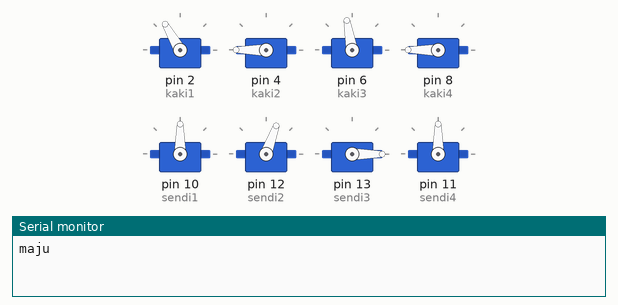
The sketch below on a simulated Arduino Uno, built with avr-gcc and run on an emulated ATmega328P. Parts: 8 × servo, the last lines printed to the serial monitor.

Above: at 3.05 s.
At 4.0 s:
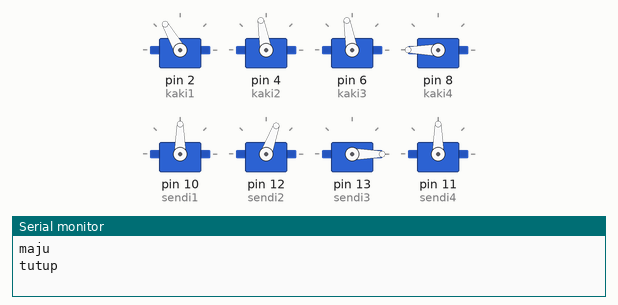
Timing chart, 0 to 6.0 s (numbered marks = the images above):
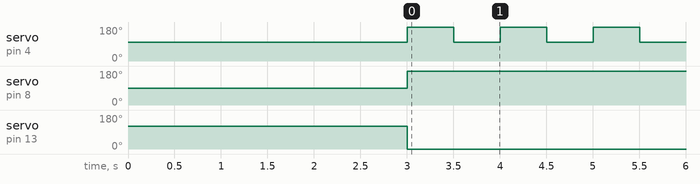

Measured:
- by itself, servo on pin 4 (kaki2): alternates 180° for 0.50 s and 100° for 0.50 s
- by itself, servo on pin 8 (kaki4): 90° → 180° at 3.0 s
- by itself, servo on pin 13 (sendi3): 120° → 0° at 3.0 s

The sketch:

sketch_mar20c.ino
```cpp
#include <Servo.h>

Servo kaki1;
Servo kaki2;
Servo kaki3;
Servo kaki4;

Servo sendi1;
Servo sendi2;
Servo sendi3;
Servo sendi4;

int pos = 0;
void setup() {
  kaki1.attach(2);  // attaches the servo on pin 9 to the servo object
  kaki2.attach(4);  // attaches the servo on pin 9 to the servo object
  kaki3.attach(6);  // attaches the servo on pin 9 to the servo object
  kaki4.attach(8);  // attaches the servo on pin 9 to the servo object

  sendi1.attach(10);  // attaches the servo on pin 9 to the servo object
  sendi2.attach(12);  // attaches the servo on pin 9 to the servo object
  sendi3.attach(13);  // attaches the servo on pin 9 to the servo object
  sendi4.attach(11);

   kaki4.write(90);
 sendi1.write(90);
kaki3.write(100);
sendi2.write(70);
kaki2.write(100);
sendi3.write(120);
kaki1.write(120);
sendi4.write(90);
delay(3000);
Serial.begin(9600);
}

void loop() {
kaki3.write(100);
sendi2.write(70);
kaki2.write(180);
sendi3.write(120);
kaki1.write(120);
sendi4.write(90);
kaki4.write(180);
sendi3.write(0);
Serial.println("maju");
delay(500);
Serial.println("tutup");
kaki2.write(100);
delay(500);
}
```
